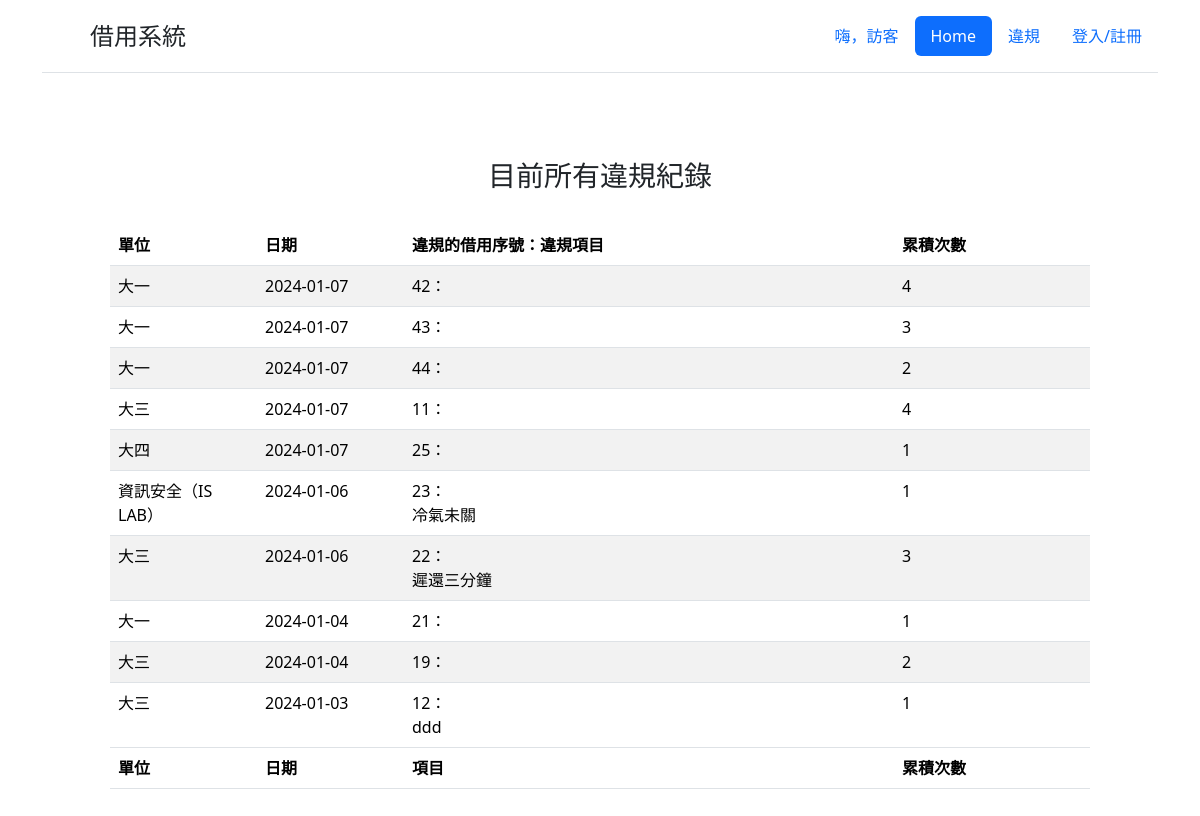
Page /view/other/bad.php on the committed database.
### tables this page shows
CREATE TABLE `violation_mng` (
  `d_id` int(5) UNSIGNED NOT NULL,
  `c_rsv_id` int(5) UNSIGNED NOT NULL,
  `detail` varchar(255) NOT NULL,
  `times` int(5) NOT NULL,
  `date` date NOT NULL
);

CREATE TABLE `department_mng` (
  `id` int(5) UNSIGNED NOT NULL,
  `name` varchar(255) NOT NULL,
  `act` tinyint(4) NOT NULL,
  `vio_time` int(11) NOT NULL
);

CREATE TABLE `classroom_rsv` (
  `id` int(20) UNSIGNED NOT NULL COMMENT '借用序號',
  `c_id` int(5) UNSIGNED NOT NULL COMMENT '借用教室',
  `d_id` int(5) UNSIGNED NOT NULL COMMENT '使用單位',
  `user_id` varchar(10) NOT NULL,
  `start_time` datetime NOT NULL COMMENT '借用開始時間',
  `end_time` datetime NOT NULL COMMENT '借用結束時間',
  `timestamp` datetime NOT NULL DEFAULT current_timestamp() COMMENT '登記送出時間',
  `object` text NOT NULL COMMENT '借用物品',
  `activity` text NOT NULL COMMENT '場地用途',
  `note` text NOT NULL COMMENT '備註',
  `review_state` int(11) NOT NULL COMMENT '審核狀態 0:未審核 / 1:通過 / 2:未完成 / -1:失敗 / -2:取消',
  `review_comment` text DEFAULT NULL COMMENT '審核回覆'
);

### model/Connection.php (called while the page is built, shortened)
<?php
class Connection
{
    private static $conn;
    static public function connect()
    {
        if (!empty(self::$conn)){
            return self::$conn;
        } else {
            try {
                $username = "root";
                $password = "";
                $host     = "localhost";
                $dbname   = "id21351669_ncyu_csie_reservation";
                self::$conn = new PDO("mysql:host=$host; dbname=$dbname", $username, $password, array(
                    PDO::ATTR_PERSISTENT => true
                ));
                return self::$conn;
            } catch (PDOException $error) {
                echo '連接錯誤' . $error->getMessage();
                return null;
            }
        }
    }
    static public function exe($response, $str)
    {
        try
        {
            if ($response->execute())
            {
            }
            else
            {
                echo $str . '失敗';
                echo "\nPDO::errorInfo():\n";
                print_r(self::$conn->errorInfo());
                print_r($response->errorInfo());
            }
        }
        catch (PDOException $e)
        {
            echo $str . '失敗';
        }
        self::$conn = null;
        return $response;
    }
}

### model/Classroom_rsv.php (called while the page is built, shortened)
<?php
    require_once('Connection.php');
    class Classroom_rsv
    {
        public static function finds_by_id($id){
            $conn = Connection::connect();
            $sql = "SELECT * FROM `classroom_rsv` WHERE `id`=?";
            $response = $conn->prepare($sql);
            $response->bindParam(1, $id);
            $response = Connection::exe($response, '尋找');
            $classroom = $response->fetch(PDO::FETCH_ASSOC);
            return $classroom;
        }
        public static function find_d($d_id)
        {
            $conn = Connection::connect();
            $sql = "SELECT `name` FROM `department_mng` WHERE `id`=? ";
            $response = $conn->prepare($sql);
            $response->bindParam(1, $d_id);
            $response = Connection::exe($response, '尋找');
            $d = $response->fetch(PDO::FETCH_ASSOC);
            return $d;
        }
    }
    ?>

### view/other/bad.php (the view, shortened to what this page needs)
<?php
require_once('../Header.php');
require_once('../../model/Classroom_rsv.php');
$header = Header::ddnav();
?>
<!DOCTYPE html>
<html>
<head>
    <link href="https://cdn.jsdelivr.net/npm/bootstrap@5.3.2/dist/css/bootstrap.min.css" rel="stylesheet"
>
    <link href="../../assets/table.css" rel="stylesheet">
</head>
<body>
    <?php echo $header; ?>
    <main>
        <br>
        <div class="mid">
            <h3>目前所有違規紀錄</h3>
        </div>
        <br>
        <div style="margin:0 50px; " class="mid">
            <table id="example" class="table table-striped" style="width:100%">
                <thead>
                    <tr>
                        <th style="width:15%">單位</th>
                        <th style="width:15%">日期</th>
                        <th>違規的借用序號：違規項目</th>
                        <th style="width:20%">累積次數</th>
                    </tr>
                </thead>
                <tbody>
                    <?php
                    $conn = Connection::connect();
                    $sql = "SELECT * FROM `violation_mng` ORDER BY `date` DESC";
                    $response = $conn->prepare($sql);
                    $response = Connection::exe($response, '尋找');
                    $v = $response->fetchall(PDO::FETCH_ASSOC);
                    foreach ($v as $sv) {
                        $dn = Classroom_rsv::find_d($sv['d_id']);
                        $rc = Classroom_rsv::finds_by_id($sv['c_rsv_id']);
                        echo '<tr>
                <td>' . $dn['name'] . '</td>
                <td>' . $sv['date'] . '</td>
                <td>' . $sv['c_rsv_id'] . '：<br>' . $rc['review_comment'] . '</td>
                <td>' . $sv['times'] . '</td>
            </tr>';
                    } ?>
                </tbody>
                <tfoot>
                    <tr>
                        <th>單位</th>
                        <th>日期</th>
                        <th>項目</th>
                        <th>累積次數</th>
                    </tr>
                </tfoot>
            </table>
        </div>
    </main>
</body>
</html>

### view/Header.php (shortened to what this page needs)
<?php
class Header
{
  public static function ddnav()
  {
    $str = 1;
    if ($str == 'user') {
      $header = '<div class="container">
        <header class="d-flex flex-wrap justify-content-center py-3 mb-4 border-bottom">
          <a href="../../index.php" class="d-flex align-items-center mb-3 mb-md-0 me-md-auto text-dark text-decoration-none">
            <svg class="bi me-2" width="40" height="32"><use xlink:href="#bootstrap"/></svg>
            <span class="fs-4">借用系統</span>
          </a>
          <ul class="nav nav-pills">
            <li class="nav-item"><a class="nav-link">嗨，' . $_SESSION['name'] . ' </a></li>
            <li class="nav-item"><a href="../../index_home.php" class="nav-link active" aria-current="page">Home</a></li>
            <li class="nav-item"><a href="../other/bad.php" class="nav-link">違規</a></li>
            <li class="nav-item"><a href="../../index.php?logout=true;" class="nav-link">登出</a></li>
          </ul>
        </header>
        </div>';
    } else {
      $header = '<div class="container">
        <header class="d-flex flex-wrap justify-content-center py-3 mb-4 border-bottom">
          <a href="../../index.php" class="d-flex align-items-center mb-3 mb-md-0 me-md-auto text-dark text-decoration-none">
            <svg class="bi me-2" width="40" height="32"><use xlink:href="#bootstrap"/></svg>
            <span class="fs-4">借用系統</span>
          </a>
          <ul class="nav nav-pills">
            <li class="nav-item"><a class="nav-link">嗨，訪客 </a></li>
            <li class="nav-item"><a href="../../index_home.php" class="nav-link active" aria-current="page">Home</a></li>
            <li class="nav-item"><a href="../other/bad.php" class="nav-link">違規</a></li>
            <li class="nav-item"><a href="../signin/home.php" class="nav-link">登入/註冊</a></li>
          </ul>
        </header>
        </div>';
    }
    return $header;
  }
}

### assets/table.css (style rules this page uses)
main { max-width: 1320; margin: 50px auto; padding: 1% 5%; margin-bottom: 1.5rem!important; }
.mid { display: flex; justify-content: center; flex-wrap: wrap; }

### rows in the picture
violation_mng: d.name "大一", date "2024-01-07", c_rsv_id "42", times "4"
violation_mng: d.name "大一", date "2024-01-07", c_rsv_id "43", times "3"
violation_mng: d.name "大一", date "2024-01-07", c_rsv_id "44", times "2"
violation_mng: d.name "大三", date "2024-01-07", c_rsv_id "11", times "4"
violation_mng: d.name "大四", date "2024-01-07", c_rsv_id "25", times "1"
violation_mng: d.name "資訊安全（IS LAB）", date "2024-01-06", c_rsv_id "23", c_rsv_id.review_comment "冷氣未關", times "1"
violation_mng: d.name "大三", date "2024-01-06", c_rsv_id "22", c_rsv_id.review_comment "遲還三分鐘", times "3"
violation_mng: d.name "大一", date "2024-01-04", c_rsv_id "21", times "1"
violation_mng: d.name "大三", date "2024-01-04", c_rsv_id "19", times "2"
violation_mng: d.name "大三", date "2024-01-03", c_rsv_id "12", c_rsv_id.review_comment "ddd", times "1"
